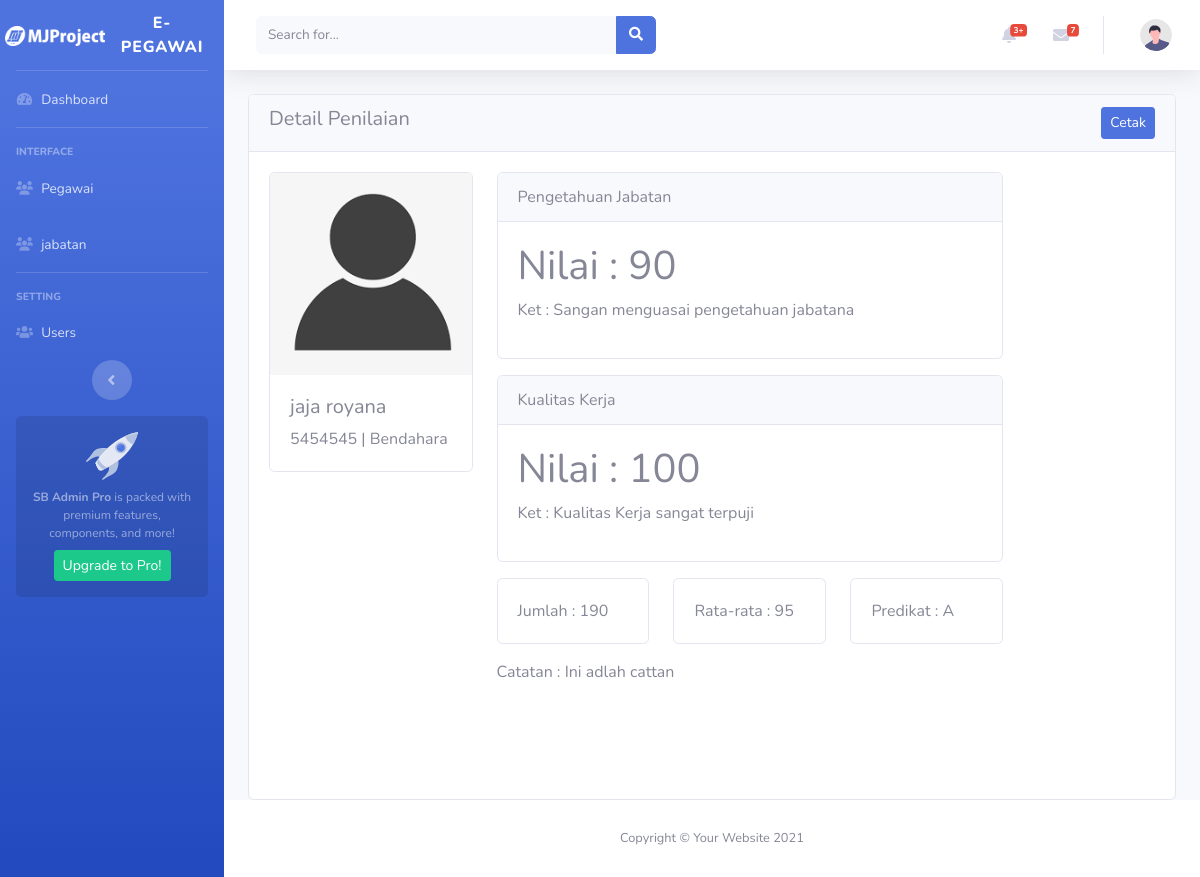
/penilaian-detail/12, run on the app's committed database.
### tables this page shows
CREATE TABLE `pegawai` (
  `id` int NOT NULL,
  `nip` varchar(16) NOT NULL,
  `nama` varchar(100) NOT NULL,
  `jk` varchar(10) NOT NULL,
  `tmp_lahir` varchar(20) NOT NULL,
  `tgl_lahir` date NOT NULL,
  `kode_jabatan` varchar(5) NOT NULL,
  `email` varchar(100) NOT NULL,
  `no_tlp` varchar(13) NOT NULL,
  `alamat` text NOT NULL,
  `img` text NOT NULL
);

CREATE TABLE `jabatan` (
  `id` int NOT NULL,
  `kode` varchar(10) NOT NULL,
  `nama_jabatan` varchar(50) NOT NULL,
  `job` varchar(50) NOT NULL
);

CREATE TABLE `penilaian` (
  `id` int NOT NULL,
  `nip_pegawai` varchar(16) NOT NULL,
  `kode_kriteria` varchar(10) NOT NULL,
  `nilai` int NOT NULL
);

CREATE TABLE `keterangan` (
  `id_ket` int NOT NULL,
  `max` int NOT NULL,
  `min` int NOT NULL,
  `keterangan` text NOT NULL,
  `kode_kriteria` varchar(10) NOT NULL
);

### application/controllers/admin/Penilaian.php (called while the page is built, shortened)
<?php
class Penilaian extends CI_Controller
{
    public function detail($id_pegawai)
    {
        $this->load->model('PegawaiModel');
        $this->load->model('PenilaianModel');
        $data_pegawai = $this->PegawaiModel->getByid($id_pegawai)->row_array();
        $data_nilai = $this->PenilaianModel->getAllByNip($data_pegawai['nip'])->result_array();
        $grouped_data = [];
        foreach ($data_nilai as $row) {
            $kode = $row['kode'];
            $nama_kriteria = $row['nama_kriteria'];
            $nilai = $row['nilai'];
            if (!isset($grouped_data[$kode])) {
                $grouped_data[$kode] = [
                    'kode' => $kode,
                    'nama_kriteria' => $nama_kriteria,
                    'nilai' => $nilai,
                    'keterangan' => []
                ];
            }
            $grouped_data[$kode]['keterangan'][] = [
                'id_ket' => $row['id_ket'],
                'max' => $row['max'],
                'min' => $row['min'],
                'keterangan' => $row['keterangan']
            ];
        }
        $grouped_data = array_values($grouped_data);
        $avg = $this->db->select_avg('nilai')
            ->where('nip_pegawai', $data_pegawai['nip'])
            ->get('penilaian')
            ->row_array()['nilai'];
        $total = $this->db->select_sum('nilai')
            ->where('nip_pegawai', $data_pegawai['nip'])
            ->get('penilaian')
            ->row_array()['nilai'];
        $catatan = $this->db->get_where('catatan', ["nip_pegawai" => $data_pegawai['nip']])
            ->row_array()['text'];
        switch ($avg) {
            case ($avg > 90):
                $predikat = "A";
                break;
        }
        $data = [
            'page' => 'Penilaian',
            'pegawai' => $data_pegawai,
            'nilai' => $grouped_data,
            'rata_rata' => $avg,
            'jumlah' => $total,
            'predikat' => $predikat,
            'catatan' => $catatan,
        ];
        $this->load->view('admin/header', $data);
        $this->load->view('admin/penilaian_detail', $data);
        $this->load->view('admin/footer');
    }
}

### index.php (called while the page is built, shortened)
<?php
require_once BASEPATH.'core/CodeIgniter.php';

### application/models/PegawaiModel.php (called while the page is built, shortened)
<?php
class PegawaiModel extends CI_Model
{
    public function getById($id)
    {
        $data = $this->db->query("SELECT pegawai.* , jabatan.kode, jabatan.nama_jabatan FROM pegawai LEFT JOIN jabatan ON `pegawai`.`kode_jabatan`=`jabatan`.`kode` WHERE `pegawai`.`id`=$id;");
        return $data;
    }
}

### application/models/PenilaianModel.php (called while the page is built, shortened)
<?php
class PenilaianModel extends CI_Model
{
    public function getAllByNip($nip_pegawai)
    {
        $this->db->select('*');
        $this->db->from('penilaian');
        $this->db->where('nip_pegawai', "$nip_pegawai");
        $this->db->join('kriteria', 'kriteria.kode = penilaian.kode_kriteria');
        $this->db->join('keterangan', 'keterangan.kode_kriteria = kriteria.kode', 'left');
        return $this->db->get();
    }
}

### application/views/admin/penilaian_detail.php (the view, shortened to what this page needs)
<div class="container-fluid">
    <div class="card mt-2" id="print-area">
        <div class="card-header">
            <div class="d-flex justify-content-between">
                <h5>Detail Penilaian</h5>
                <a class="btn btn-primary btn-sm" target="_blank" href="<?= base_url('admin/penilaian/print/' . $pegawai['id']) ?>">Cetak</a>
            </div>
        </div>
        <div class="card-body">
            <div class="row">
                <div class="col-md-3">
                    <div class="card">
                        <img src="<?= base_url("assets/uploads/" . $pegawai['img']) ?>" class="card-img-top" alt="...">
                        <div class="card-body">
                            <h5><?= $pegawai['nama'] ?></h5>
                            <p class="card-text"><?= $pegawai['nip'] ?> | <?= $pegawai['nama_jabatan'] ?></p>
                        </div>
                    </div>
                </div>
                <div class="col-md-7">
                    <?php
                    foreach ($nilai as $_nilai) {
                    ?>
                        <div class="card mb-3">
                            <div class="card-header">
                                <?= $_nilai['nama_kriteria'] ?>
                            </div>
                            <div class="card-body">
                                <h1>Nilai : <?= $_nilai['nilai'] ?></h1>
                                <p>Ket :
                                    <?php
                                    foreach ($_nilai['keterangan'] as $nilai_ket) {
                                        if ($_nilai['nilai'] >= $nilai_ket['min'] && $_nilai['nilai'] <= $nilai_ket['max']) {
                                            echo  $nilai_ket['keterangan'];
                                        }
                                    }
                                    ?>
                                </p>
                            </div>
                        </div>
                    <?php
                    }
                    ?>
                    <div class="row">
                        <div class="col-md-4">
                            <div class="card">
                                <div class="card-body">
                                    Jumlah : <?= $jumlah ?>
                                </div>
                            </div>
                        </div>
                        <div class="col-md-4">
                            <div class="card">
                                <div class="card-body">
                                    Rata-rata : <?= round($rata_rata)  ?>
                                </div>
                            </div>
                        </div>
                        <div class="col-md-4">
                            <div class="card">
                                <div class="card-body">
                                    Predikat : <?= $predikat ?>
                                </div>
                            </div>
                        </div>
                    </div>
                    <div class="mt-3">
                        <p>Catatan : <?= $catatan ?></p>
                    </div>
                </div>
            </div>
            <pre>
            </pre>
        </div>
    </div>
</div>

### application/views/admin/header.php (shortened to what this page needs)
<!DOCTYPE html>
<html lang="en">
<head>
    <link
        href="<?php echo base_url('assets/admin/') ?>vendor/fontawesome-free/css/all.min.css"
        rel="stylesheet"
        type="text/css" />
    <link href="<?php echo base_url('assets/admin/') ?>css/sb-admin-2.min.css" rel="stylesheet" />
    <link href="<?php echo base_url('assets/admin/') ?>css/custom.css" rel="stylesheet" />
    <link href="<?php echo base_url('assets/admin/') ?>vendor/datatables/dataTables.bootstrap4.min.css" rel="stylesheet">
</head>
<body id="page-top">
    <div id="wrapper">
        <ul
            class="navbar-nav bg-gradient-primary sidebar sidebar-dark accordion not-print"
            id="accordionSidebar">
            <a
                class="sidebar-brand d-flex align-items-center justify-content-center"
                href="index.html">
                <div class="sidebar-brand-icon ">
                    <img width="100" src="<?= base_url('assets/img/log.png') ?>" alt="">
                </div>
                <div class="sidebar-brand-text mx-3">E-Pegawai</div>
            </a>
            <hr class="sidebar-divider my-0" />
            <li class="nav-item <?= $page == 'dashboard' ? 'active' : ''; ?>">
                <a class="nav-link " href="<?= base_url('dashboard') ?>">
                    <i class="fas fa-fw fa-tachometer-alt"></i>
                    <span>Dashboard</span></a>
            </li>
            <hr class="sidebar-divider" />
            <div class="sidebar-heading">Interface</div>
            <li class="nav-item  <?= $page == 'pegawai' ? 'active' : ''; ?>">
                <a class="nav-link" href="<?= base_url('pegawai') ?>">
                    <i class="fa-solid fa-users"></i>
                    <span>Pegawai</span></a>
            </li>
            <li class="nav-item  <?= $page == 'jabatan' ? 'active' : ''; ?>">
                <a class="nav-link" href="<?= base_url('jabatan') ?>">
                    <i class="fa-solid fa-users"></i>
                    <span>jabatan</span></a>
            </li>
            <hr class="sidebar-divider" />
            <div class="sidebar-heading">Setting</div>
            <li class="nav-item <?= $page == 'user' ? 'active' : ''; ?>">
                <a class="nav-link" href="<?= base_url('user') ?>">
                    <i class="fas fa-fw fa-users"></i>
                    <span>Users</span></a>
            </li>
            <div class="text-center d-none d-md-inline">
                <button class="rounded-circle border-0" id="sidebarToggle"></button>
            </div>
            <div class="sidebar-card d-none d-lg-flex">
                <img
                    class="sidebar-card-illustration mb-2"
                    src="img/undraw_rocket.svg"
                    alt="..." />
                <p class="text-center mb-2">
                    <strong>SB Admin Pro</strong> is packed with premium features,
                    components, and more!
                </p>
                <a
                    class="btn btn-success btn-sm"
                    href="https://startbootstrap.com/theme/sb-admin-pro">Upgrade to Pro!</a>
            </div>
        </ul>
        <div id="content-wrapper" class="d-flex flex-column">
            <div id="content">
                <nav
                    class="navbar navbar-expand navbar-light bg-white topbar mb-4 static-top shadow no-print">
                    <form
                        class="d-none d-sm-inline-block form-inline mr-auto ml-md-3 my-2 my-md-0 mw-100 navbar-search">
                        <div class="input-group">
                            <input
                                type="text"
                                class="form-control bg-light border-0 small"
                                placeholder="Search for..."
                                aria-label="Search"
                                aria-describedby="basic-addon2" />
                            <div class="input-group-append">
                                <button class="btn btn-primary" type="button">
                                    <i class="fas fa-search fa-sm"></i>
                                </button>
                            </div>
                        </div>
                    </form>
                    <ul class="navbar-nav ml-auto">
                        <li class="nav-item dropdown no-arrow mx-1">
                            <a
                                class="nav-link dropdown-toggle"
                                href="#"
                                id="alertsDropdown"
                                role="button"
                                data-toggle="dropdown"
                                aria-haspopup="true"
                                aria-expanded="false">
                                <i class="fas fa-bell fa-fw"></i>
                                <span class="badge badge-danger badge-counter">3+</span>
                            </a>
                        </li>
                        <li class="nav-item dropdown no-arrow mx-1">
                            <a
                                class="nav-link dropdown-toggle"
                                href="#"
                                id="messagesDropdown"
                                role="button"
                                data-toggle="dropdown"
                                aria-haspopup="true"
                                aria-expanded="false">
                                <i class="fas fa-envelope fa-fw"></i>
                                <span class="badge badge-danger badge-counter">7</span>
                            </a>
                        </li>
                        <li class="nav-item dropdown no-arrow">
                            <a
                                class="nav-link dropdown-toggle"
                                href="#"
                                id="userDropdown"
                                role="button"
                                data-toggle="dropdown"
                                aria-haspopup="true"
                                aria-expanded="false">
                                <img
                                    class="img-profile rounded-circle"
                                    src="img/undraw_profile.svg" />
                            </a>
                        </li>
                    </ul>
                </nav>

### application/views/admin/footer.php (shortened to what this page needs)
</div>
<footer class="sticky-footer bg-white">
    <div class="container my-auto">
        <div class="copyright text-center my-auto">
            <span>Copyright &copy; Your Website 2021</span>
        </div>
    </div>
</footer>
</div>
</div>
</body>
</html>

### data on the page
pegawai: img (placeholder picture), nama "jaja royana", nip "5454545", jabatan.nama_jabatan "Bendahara"
penilaian: keterangan.keterangan "Sangan menguasai pengetahuan jabatana"
penilaian: keterangan.keterangan "Kualitas Kerja sangat terpuji"

### other printed values
$_nilai['nama_kriteria'] "Pengetahuan Jabatan"
$_nilai['nilai'] "90"
$_nilai['nama_kriteria'] "Kualitas Kerja"
$_nilai['nilai'] "100"
$jumlah "190"
$rata_rata "95"
$predikat "A"
$catatan "Ini adlah cattan"
